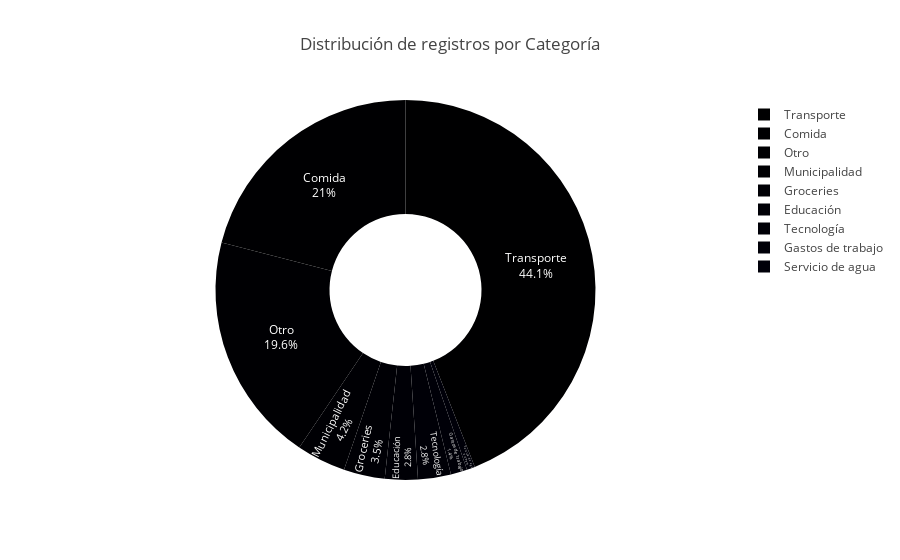

Notebook source saved alongside this figure:
### Code cell
fig = px.pie(d, values="count", names="Categoría",
             title="Distribución de registros por Categoría",
             hole=0.4)  # si quieres que sea tipo doughnut

fig.update_traces(textposition='inside', textinfo='percent+label')
fig.show()

### Figure 1 — Plotly figure (JSON) as saved in the notebook; plotly's stock layout.template omitted (floating-point values rounded to 4 significant figures)
{"data": [{"domain": {"x": [0, 1], "y": [0, 1]}, "hole": 0.4, "hovertemplate": "Categoría=%{label}<br>count=%{value}<extra></extra>", "labels": ["Comida", "Educación", "Gastos de trabajo", "Groceries", "Municipalidad", "Otro", "Servicio de agua", "Tecnología", "Transporte"], "legendgroup": "", "name": "", "showlegend": true, "textinfo": "percent+label", "textposition": "inside", "type": "pie", "values": [30, 4, 2, 5, 6, 28, 1, 4, 63]}], "layout": {"legend": {"tracegroupgap": 0}, "title": {"text": "Distribución de registros por Categoría"}}}
